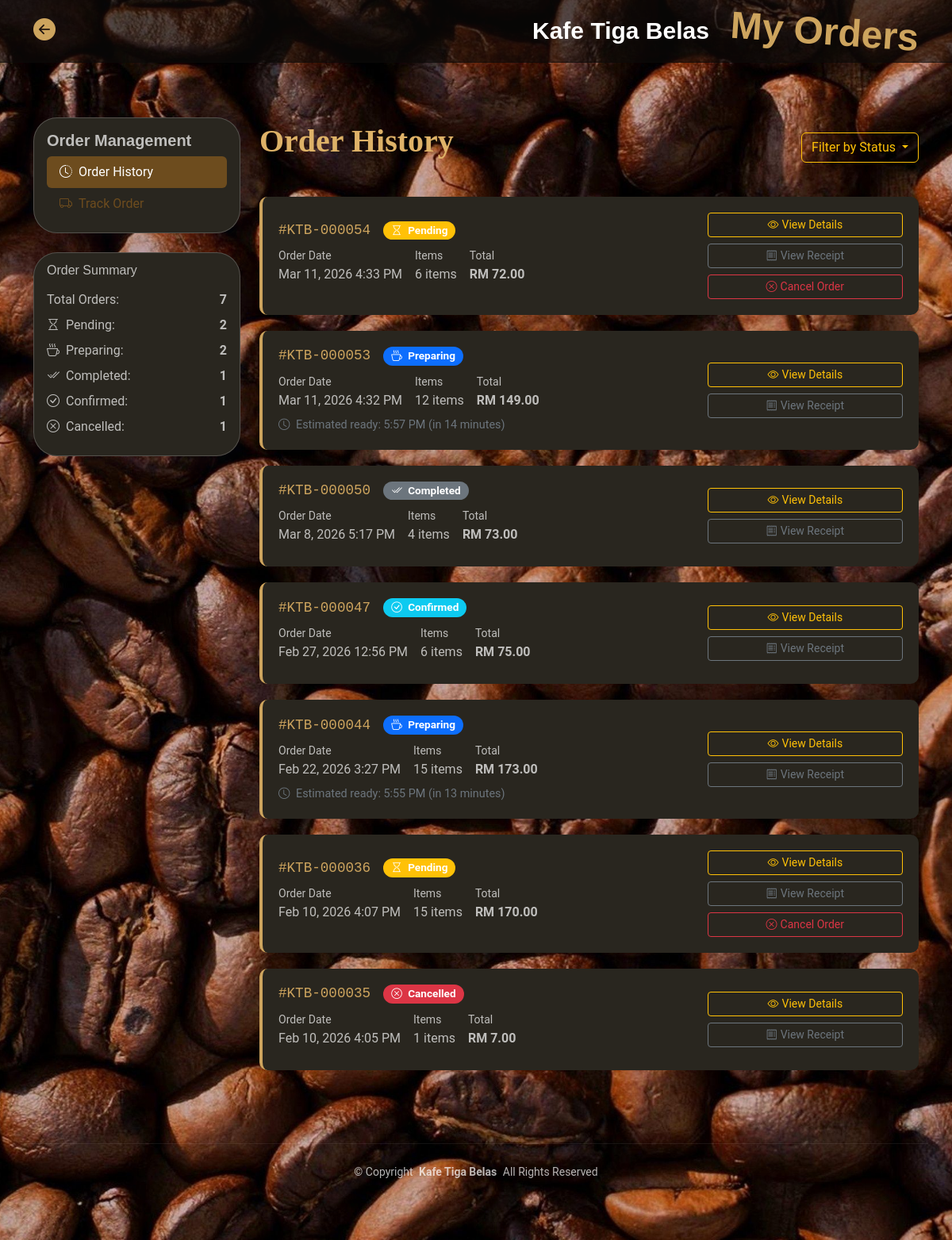
Page /order_history.php (signed in) on the committed database.
### tables this page shows
CREATE TABLE `orders` (
  `id` int(11) NOT NULL,
  `user_id` int(11) DEFAULT NULL,
  `total_amount` decimal(10,2) NOT NULL,
  `payment_id` varchar(255) NOT NULL,
  `status` varchar(20) DEFAULT 'pending',
  `created_at` timestamp NOT NULL DEFAULT current_timestamp(),
  `updated_at` timestamp NOT NULL DEFAULT current_timestamp() ON UPDATE current_timestamp(),
  `estimated_ready_time` datetime DEFAULT NULL,
  `notes` text DEFAULT NULL,
  `pickup_code` varchar(10) DEFAULT NULL
);

### app/order_functions.php (called while the page is built, shortened)
<?php
function getCustomerOrders($pdo, $user_id, $limit = 10) {
    $limit = (int)$limit;
    $stmt = $pdo->prepare("
        SELECT o.*,
               COUNT(oi.id) as item_count,
               (SELECT status FROM order_status_logs WHERE order_id = o.id ORDER BY created_at DESC LIMIT 1) as current_status
        FROM orders o
        LEFT JOIN order_items oi ON o.id = oi.order_id
        WHERE o.user_id = ?
        GROUP BY o.id
        ORDER BY o.created_at DESC
        LIMIT " . $limit . "
    ");
    $stmt->execute([$user_id]);
    return $stmt->fetchAll(PDO::FETCH_ASSOC);
}
function getOrderStatusDisplay($status) {
    $statuses = [
        'pending' => ['text' => 'Pending', 'class' => 'warning', 'icon' => 'bi-hourglass'],
        'confirmed' => ['text' => 'Confirmed', 'class' => 'info', 'icon' => 'bi-check-circle'],
        'preparing' => ['text' => 'Preparing', 'class' => 'primary', 'icon' => 'bi-cup-hot'],
        'ready' => ['text' => 'Ready', 'class' => 'success', 'icon' => 'bi-bell'],
        'completed' => ['text' => 'Completed', 'class' => 'secondary', 'icon' => 'bi-check2-all'],
        'cancelled' => ['text' => 'Cancelled', 'class' => 'danger', 'icon' => 'bi-x-circle'],
    ];
    return $statuses[$status] ?? ['text' => 'Unknown', 'class' => 'dark', 'icon' => 'bi-question-circle'];
}
?>

### order_history.php (the view, shortened to what this page needs)
<?php
require 'app/db.php';
require 'app/order_functions.php';
$user_id = $_SESSION['user_id'];
$orders = getCustomerOrders($pdo, $user_id, 20);
$page = $_GET['page'] ?? 1;
$limit = 10;
$offset = ($page - 1) * $limit;
$paged_orders = array_slice($orders, $offset, $limit);
?>
<!DOCTYPE html>
<html lang="en">
<head>
    <link href="assets/vendor/bootstrap/css/bootstrap.min.css" rel="stylesheet">
    <link href="assets/vendor/bootstrap-icons/bootstrap-icons.css" rel="stylesheet">
    <link href="assets/css/main.css" rel="stylesheet">
</head>
<body class="index-page">
    <header id="header" class="header fixed-top">
        <div class="branding d-flex align-items-center">
            <div class="container position-relative d-flex align-items-center justify-content-between">
                <a href="index.php" class="d-flex align-items-center">
                    <i class="bi bi-arrow-left-circle-fill fs-3"></i>
                </a>
                <a href="index.php" class="logo d-flex align-items-center me-auto me-xl-0">
                    <h1 class="sitename">Kafe Tiga Belas</h1>
                    <h1 style="font-size: 3em; transform: rotate(4deg); color: var(--accent-color);"
                        class="sitename">&nbsp;&nbsp;My Orders</h1>
                </a>
            </div>
        </div>
    </header>
    <main class="main">
        <div class="container py-5" style="margin-top: 100px;">
            <div class="row">
                <div class="col-lg-3">
                    <div class="card mb-4">
                        <div class="card-body">
                            <h5 class="card-title" style= "font-weight: bolder">Order Management</h5>
                            <ul class="nav nav-pills flex-column">
                                <li class="nav-item">
                                    <a class="nav-link active" href="order_history.php" style = "background-color: #6D4C1E">
                                        <i class="bi bi-clock-history me-2"></i>Order History
                                    </a>
                                </li>
                                <li class="nav-item">
                                    <a class="nav-link" href="order_track.php" style = "color: #6D4C1E">
                                        <i class="bi bi-truck me-2"></i>Track Order
                                    </a>
                                </li>
                            </ul>
                        </div>
                    </div>
                    <div class="card">
                        <div class="card-body">
                            <h6 class="card-subtitle mb-3">Order Summary</h6>
                            <div class="d-flex justify-content-between mb-2">
                                <span>Total Orders:</span>
                                <strong><?php echo count($orders); ?></strong>
                            </div>
                            <?php
                            $status_counts = [];
                            foreach ($orders as $order) {
                                $status = $order['current_status'] ?? 'pending';
                                $status_counts[$status] = ($status_counts[$status] ?? 0) + 1;
                            }
                            ?>
                            <?php foreach ($status_counts as $status => $count): ?>
                            <?php $display = getOrderStatusDisplay($status); ?>
                            <div class="d-flex justify-content-between mb-2">
                                <span>
                                    <i class="bi <?php echo $display['icon']; ?> me-1"></i>
                                    <?php echo $display['text']; ?>:
                                </span>
                                <strong><?php echo $count; ?></strong>
                            </div>
                            <?php endforeach; ?>
                        </div>
                    </div>
                </div>
                <div class="col-lg-9">
                    <div class="d-flex justify-content-between align-items-center mb-4">
                        <p style="font-family: Avantgarde; font-weight:bolder; font-size: 40px; color: #deb268ff ">Order History</p>
                        <div class="btn-group">
                            <button type="button" class="btn btn-outline-primary dropdown-toggle" data-bs-toggle="dropdown"
                            style="--bs-btn-color: #FFC107;
                                    --bs-btn-border-color: #FFC107;
                                    --bs-btn-hover-color: #212529;
                                    --bs-btn-hover-bg: #ffca2c;
                                    --bs-btn-hover-border-color: #ffca2c;
                                    --bs-btn-active-color: #212529;
                                    --bs-btn-active-bg: #CDA45E;
                                    --bs-btn-active-border-color: #CDA45E;
                                   --bs-btn-focus-shadow-rgb: 205, 164, 94;">
                                Filter by Status
                            </button>
                        </div>
                    </div>
                    <?php if (empty($paged_orders)): ?>
                        <div class="empty-state">
                            <i class="bi bi-cart display-1 opacity-25 mb-3"></i>
                            <h3>No Orders Yet</h3>
                            <p class="mb-4">You haven't placed any orders yet. Start by exploring our menu!</p>
                            <a href="menu.php" class="btn btn-primary">
                                <i class="bi bi-cup-hot me-2"></i>Browse Menu
                            </a>
                        </div>
                    <?php else: ?>
                        <?php foreach ($paged_orders as $order): ?>
                        <?php
                        $order_status = $order['current_status'] ?? 'pending';
                        $status_display = getOrderStatusDisplay($order_status);
                        ?>
                        <div class="order-card">
                            <div class="row align-items-center">
                                <div class="col-md-8">
                                    <div class="d-flex align-items-center mb-2">
                                        <h5 class="order-number mb-0 me-3">
                                            #KTB-<?php echo str_pad($order['id'], 6, '0', STR_PAD_LEFT); ?>
                                        </h5>
                                        <span class="badge bg-<?php echo $status_display['class']; ?> status-badge">
                                            <i class="bi <?php echo $status_display['icon']; ?> me-1"></i>
                                            <?php echo $status_display['text']; ?>
                                        </span>
                                    </div>
                                    <div class="d-flex flex-wrap gap-3 mb-2">
                                        <div>
                                            <small>Order Date</small>
                                            <div><?php echo date('M j, Y g:i A', strtotime($order['created_at'])); ?></div>
                                        </div>
                                        <div>
                                            <small>Items</small>
                                            <div><?php echo $order['item_count']; ?> items</div>
                                        </div>
                                        <div>
                                            <small>Total</small>
                                            <div class="fw-bold">RM <?php echo number_format($order['total_amount'], 2); ?></div>
                                        </div>
                                    </div>
                                    <?php if ($order['estimated_ready_time']): ?>
                                    <div class="time-remaining">
                                        <i class="bi bi-clock me-1"></i>
                                        Estimated ready:
                                        <?php echo date('g:i A', strtotime($order['estimated_ready_time'])); ?>
                                        (<?php echo time_ago($order['estimated_ready_time']); ?>)
                                    </div>
                                    <?php endif; ?>
                                </div>
                                <div class="col-md-4 text-end">
                                    <div class="d-flex flex-column gap-2">
                                        <a href="order_details.php?order_id=<?php echo $order['id']; ?>"
                                           class="btn btn-outline-primary btn-sm"
                                           style="--bs-btn-color: #FFC107;
                                                --bs-btn-border-color: #FFC107;
                                                --bs-btn-hover-color: #212529;
                                                --bs-btn-hover-bg: #ffca2c;
                                                --bs-btn-hover-border-color: #ffca2c;
                                                --bs-btn-active-color: #212529;
                                                --bs-btn-active-bg: #CDA45E;
                                                --bs-btn-active-border-color: #CDA45E;
          -                                     --bs-btn-focus-shadow-rgb: 205, 164, 94;">
                                            <i class="bi bi-eye me-1"></i>View Details
                                        </a>
                                        <a href="receipt.php?order_id=<?php echo $order['id']; ?>"
                                           class="btn btn-outline-secondary btn-sm">
                                            <i class="bi bi-receipt me-1"></i>View Receipt
                                        </a>
                                        <?php if ($order_status === 'pending'): ?>
                                        <button class="btn btn-outline-danger btn-sm"
                                                onclick="cancelOrder(<?php echo $order['id']; ?>)">
                                            <i class="bi bi-x-circle me-1"></i>Cancel Order
                                        </button>
                                        <?php endif; ?>
                                    </div>
                                </div>
                            </div>
                        </div>
                        <?php endforeach; ?>
                    <?php endif; ?>
                </div>
            </div>
        </div>
    </main>
    <footer id="footer" class="footer">
        <div class="container copyright text-center mt-4">
            <p>© <span>Copyright</span> <strong class="px-1 sitename">Kafe Tiga Belas</strong> <span>All Rights Reserved</span></p>
        </div>
    </footer>
</body>
</html>
<?php
function time_ago($datetime) {
    $time = strtotime($datetime);
    $now = time();
    $diff = $time - $now;
    $minutes = floor($diff / 60);
    $hours = floor($minutes / 60);
    if ($hours > 0) {
        return "in $hours hour" . ($hours > 1 ? 's' : '');
    } else {
        return "in $minutes minute" . ($minutes > 1 ? 's' : '');
    }
}
?>

### assets/css/main.css (style rules this page uses)
:root { --default-font: "Roboto", system-ui, -apple-system, "Segoe UI", Roboto, "Helvetica Neue", Arial, "Noto Sans", "Liberation Sans", sans-serif, "Apple Color Emoji", "Segoe UI Emoji", "Segoe UI Symbol", "Noto Color Emoji"; --heading-font: "Playfair Display", sans-serif; --nav-font: "Poppins", sans-serif; }
:root { --background-color: #0c0b09; --default-color: rgba(255, 255, 255, 0.7); --heading-color: #ffffff; --accent-color: #cda45e; --surface-color: #29261f; --contrast-color: #0c0b09; }
:root { --nav-color: #ffffff; --nav-hover-color: #cda45e; --nav-mobile-background-color: #29261f; --nav-dropdown-background-color: #29261f; --nav-dropdown-color: #ffffff; --nav-dropdown-hover-color: #cda45e; }
:root { scroll-behavior: smooth; }
body { color: var(--default-color); background-color: var(--background-color); font-family: var(--default-font); }
a { color: var(--accent-color); text-decoration: none; transition: 0.3s; }
h1, h2, h3, h4, h5, h6 { color: var(--heading-color); font-family: var(--heading-font); }
.header { --background-color: rgba(12, 11, 9, 0.61); color: var(--default-color); transition: all 0.5s; z-index: 997; }
.header .branding { background-color: var(--background-color); min-height: 60px; padding: 10px 0; transition: 0.3s; border-bottom: 1px solid var(--background-color); }
.header .logo { line-height: 1; }
.header .logo h1 { font-size: 30px; margin: 0; font-weight: 700; color: var(--heading-color); }
.footer { color: var(--default-color); background-color: var(--background-color); font-size: 14px; padding-bottom: 50px; position: relative; }
.footer .copyright { padding-top: 25px; padding-bottom: 25px; border-top: 1px solid color-mix(in srgb, var(--default-color), transparent 90%); }
.footer .copyright p { margin-bottom: 0; }
.nav { background: var(--surface-color); }
.card { background: var(--surface-color); color: var(--default-color) }
.order-card { background: var(--surface-color); border-radius: 10px; padding: 20px; margin-bottom: 20px; border-left: 4px solid var(--accent-color); transition: transform 0.2s; }
.status-badge { font-size: 0.85em; padding: 5px 10px; border-radius: 20px; }
.order-number { font-family: monospace; font-size: 1.1em; color: var(--accent-color); }
.time-remaining { font-size: 0.9em; color: #6c757d; }

### order_history.php (style rules this page uses)
body,footer { background-image:url('assets/img/bg2.jpg'); background-size: cover; background-position: center; background-repeat: no-repeat; background-attachment: fixed; }
.card { background: #29261F; backdrop-filter: blur(20px); border: 1px solid rgba(255, 255, 255, 0.2); border-radius: 30px; box-shadow: 0 8px 32px 0 rgba(58, 61, 104, 0.1); }

### rows in the picture
orders: id "000054", text "Pending", created_at "Mar 11, 2026 4:33 PM", item_count "6", total_amount "72.00"
orders: id "000053", text "Preparing", created_at "Mar 11, 2026 4:32 PM", item_count "12", total_amount "149.00", estimated_ready_time "5:57 PM", estimated_ready_time "in 14 minutes"
orders: id "000050", text "Completed", created_at "Mar 8, 2026 5:17 PM", item_count "4", total_amount "73.00"
orders: id "000047", text "Confirmed", created_at "Feb 27, 2026 12:56 PM", item_count "6", total_amount "75.00"
orders: id "000044", text "Preparing", created_at "Feb 22, 2026 3:27 PM", item_count "15", total_amount "173.00", estimated_ready_time "5:55 PM", estimated_ready_time "in 13 minutes"
orders: id "000036", text "Pending", created_at "Feb 10, 2026 4:07 PM", item_count "15", total_amount "170.00"
orders: id "000035", text "Cancelled", created_at "Feb 10, 2026 4:05 PM", item_count "1", total_amount "7.00"

### other values in the picture
count($orders) "7"
$display['text'] "Pending"
$count "2"
$display['text'] "Preparing"
$display['text'] "Completed"
$count "1"
$display['text'] "Confirmed"
$display['text'] "Cancelled"
